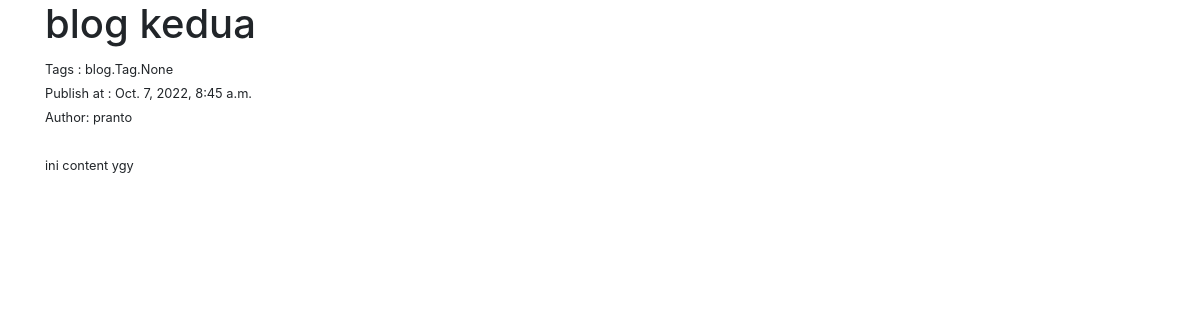
Page /article/slug-keadua/ on the committed database.
### blog/models.py (models this page shows, shortened)
class Post(models.Model):
      title = models.CharField(max_length=50)
      tags = models.ManyToManyField('Tag')
      publish_date = models.DateTimeField(auto_now_add=True)
      author = models.ForeignKey(User, on_delete=models.CASCADE)
      content = models.TextField()
      slug_blog = models.SlugField(max_length=100, unique=True)

### author/models.py (models this page shows)
class User(models.Model):
      name = models.CharField(max_length=50)
      phone = models.FloatField(max_length=20)
      create_at = models.DateTimeField(auto_now_add=True)
      def __str__(self):
            return self.name

### blog/views.py (the view)
# urls.py: path('article/<slug:slug_blog>/', DetailView.as_view(), name='detail'),
class DetailView(DetailView):
  model = Post
  template_name = 'detail.html'
  slug_field = 'slug_blog'
  slug_url_kwarg = 'slug_blog'

### blog/templates/detail.html (shortened to what this page needs)
<!doctype html>
<html lang="en">
  <head>
    <link rel="stylesheet" href="https://cdn.jsdelivr.net/npm/bootstrap@4.0.0/dist/css/bootstrap.min.css">
  </head>
  <body>
  <div class="container">
          <h1>{{post.title}}</h1>
      <small>Tags : {{ post.tags }}</small><br>
      <small>Publish at : {{ post.publish_date }}</small><br>
      <small>Author: {{ post.author }}</small><br>
      <br>
      <small>{{post.content}}</small>
  </div>
  </body>
</html>

### rows in the picture
Post: title "blog kedua", tags "blog.Tag.None", publish_date "Oct. 7, 2022, 8:45 a.m.", author "pranto", content "ini content ygy"
